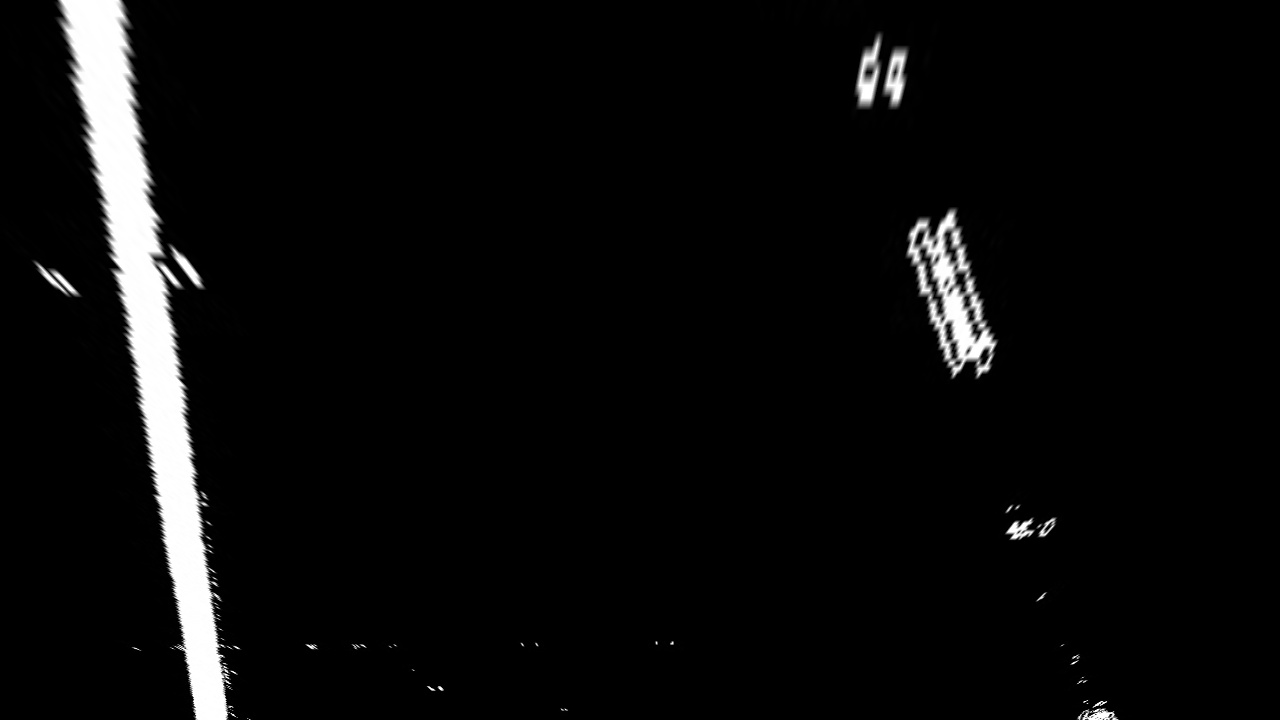
#> input picture output_images/transformed_lane_images/straight_lines1.jpg, 1280 x 720 px; its folder holds only this picture in this run
$ python histogram.py
#> lines starting #> are read from the running program, lines starting #| are printed output that depends on the picture
import glob
import os

import cv2
import matplotlib.image as mpimg
import matplotlib.pyplot as plt
import numpy as np


def read_image(file):
    return mpimg.imread(file)
#> returned value is the input picture: shape (720, 1280, 3); min 0, max 255, mean 11.2


def hist(img):
    # Grab only the bottom half of the image
    # Lane lines are likely to be mostly vertical nearest to the car
    bottom_half = img[img.shape[0] // 2:, :]

    # Sum across image pixels vertically - make sure to set an `axis`
    # i.e. the highest areas of vertical lines should be larger values
    histogram = np.sum(bottom_half, axis=0)

    return histogram


lane_images = glob.glob('output_images/transformed_lane_images/*.jpg')

output_path_plots = "tmp/histogram_lane_lines"
if not os.path.exists(output_path_plots):
    os.makedirs(output_path_plots)

for lane_image in lane_images:
    # `mpimg.imread` will load .jpg as 0-255, so normalize back to 0-1
    img = cv2.cvtColor(read_image(lane_image), cv2.COLOR_BGR2GRAY)

    # %%
    img_x, img_y = img.shape[1], img.shape[0]
#> img_x = 1280; img_y = 720

    # Create histogram of image binary activations
    histogram = hist(img)
#> in hist, `bottom_half = img[img.shape[0] // 2:, :]`:
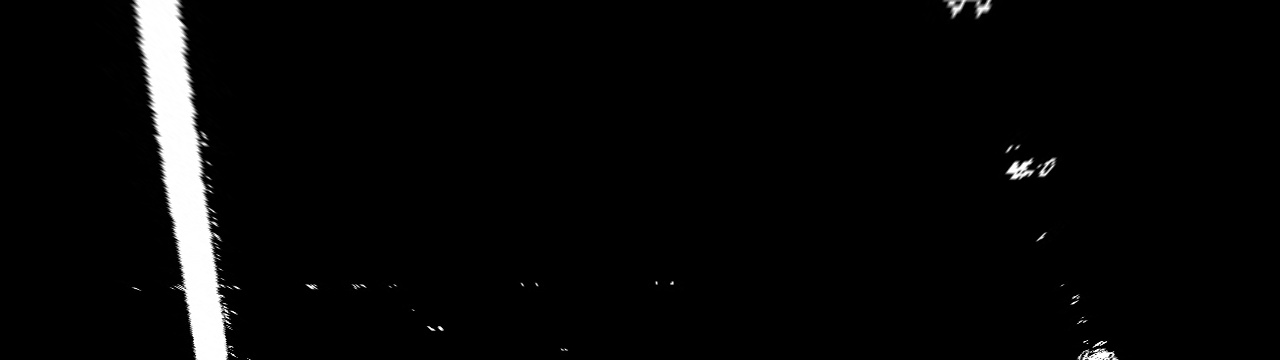
#> bottom_half: shape (360, 1280); min 0, max 255, mean 8.4
#> in hist, `histogram = np.sum(bottom_half, axis=0)`: histogram = 1280 values, max 63603 at index 181, min 0 at index 0, mean 3019.5

    f, (ax1, ax2) = plt.subplots(1, 2, figsize=(24, 9))
    f.tight_layout()
    ax1.imshow(img)
    # ax1.set_title('Original Image', fontsize=50)
    # ax2.plot(histogram)
    # ax2.set_title('Thresholded Gradient', fontsize=50)
#> (the run stopped early here; a loop or call above may not have finished)

$ run again, on output_images/transformed_lane_images/test3.jpg
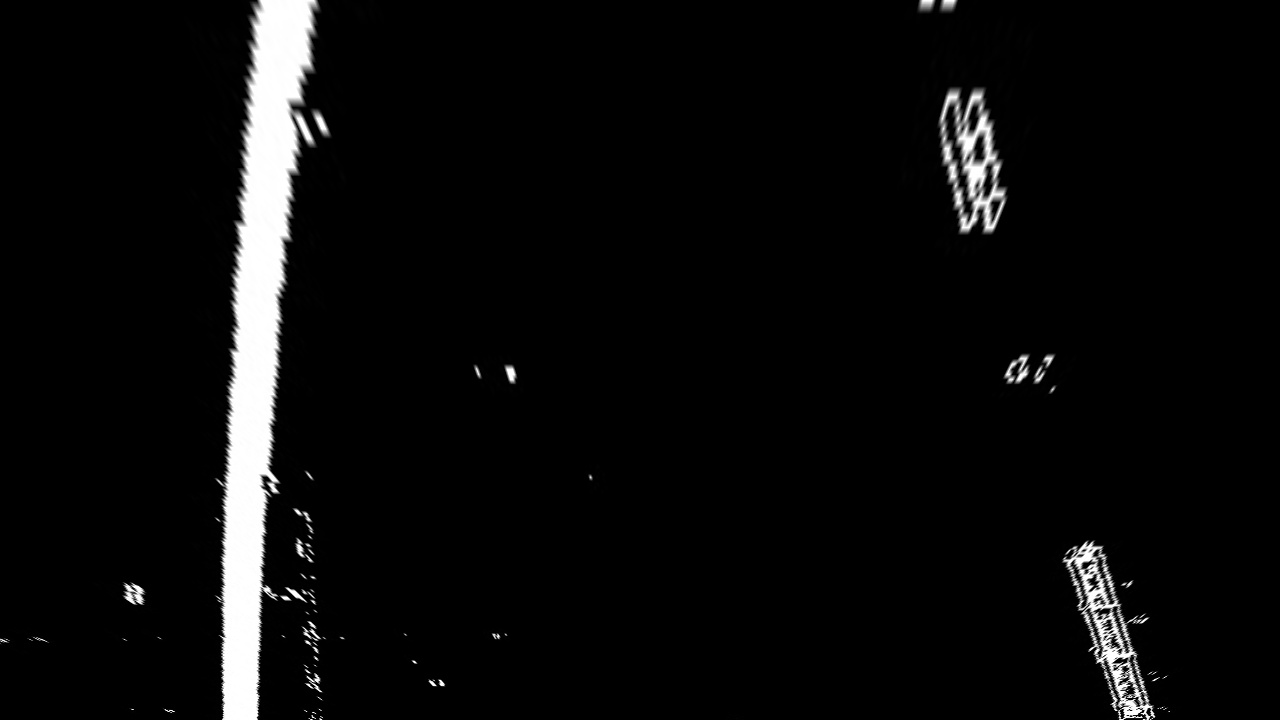
#> input picture output_images/transformed_lane_images/test3.jpg, 1280 x 720 px
#> in read_image, returned value is the input picture: shape (720, 1280, 3); min 0, max 255, mean 11.6
#> in hist, `bottom_half = img[img.shape[0] // 2:, :]`:
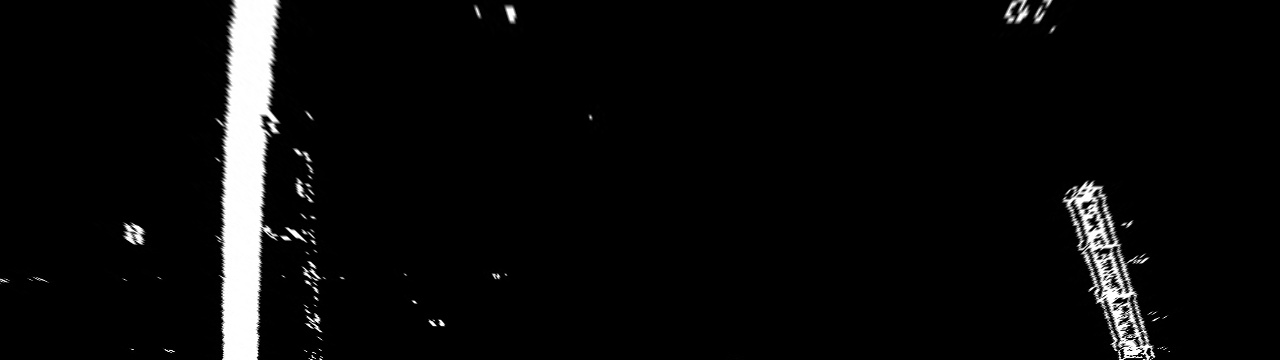
#> bottom_half: shape (360, 1280); min 0, max 255, mean 11.1
#> in hist, `histogram = np.sum(bottom_half, axis=0)`: histogram = 1280 values, max 91625 at index 244, min 0 at index 56, mean 3985

$ run again, on output_images/transformed_lane_images/test4.jpg
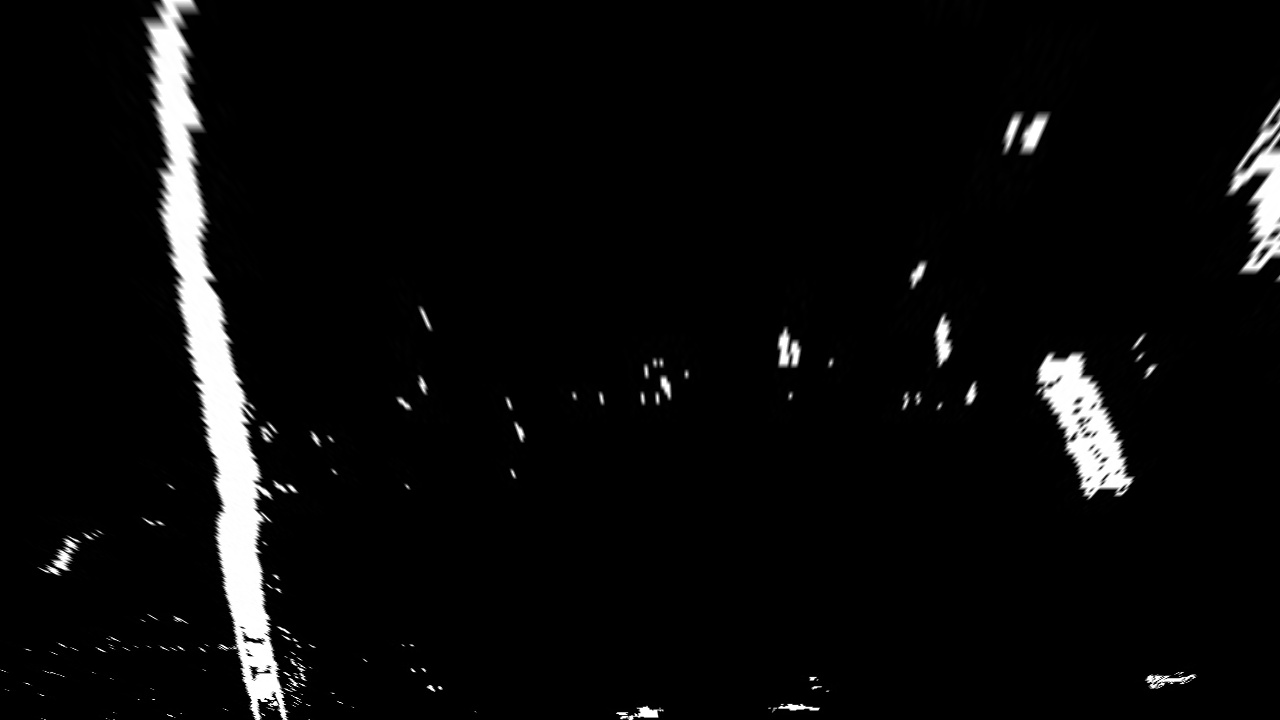
#> input picture output_images/transformed_lane_images/test4.jpg, 1280 x 720 px
#> in read_image, returned value is the input picture: shape (720, 1280, 3); min 0, max 255, mean 11.1
#> in hist, `bottom_half = img[img.shape[0] // 2:, :]`:
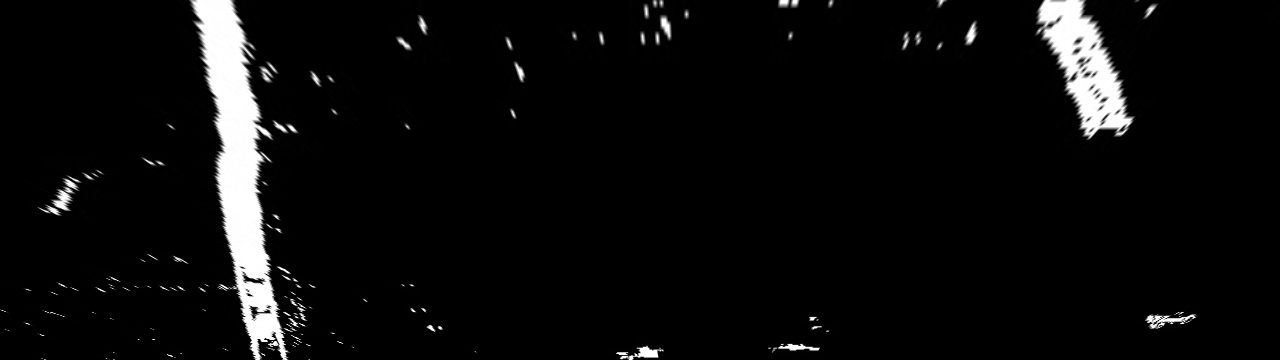
#> bottom_half: shape (360, 1280); min 0, max 255, mean 12.4
#> in hist, `histogram = np.sum(bottom_half, axis=0)`: histogram = 1280 values, max 69538 at index 240, min 0 at index 368, mean 4463.6

$ run again, on output_images/transformed_lane_images/test5.jpg
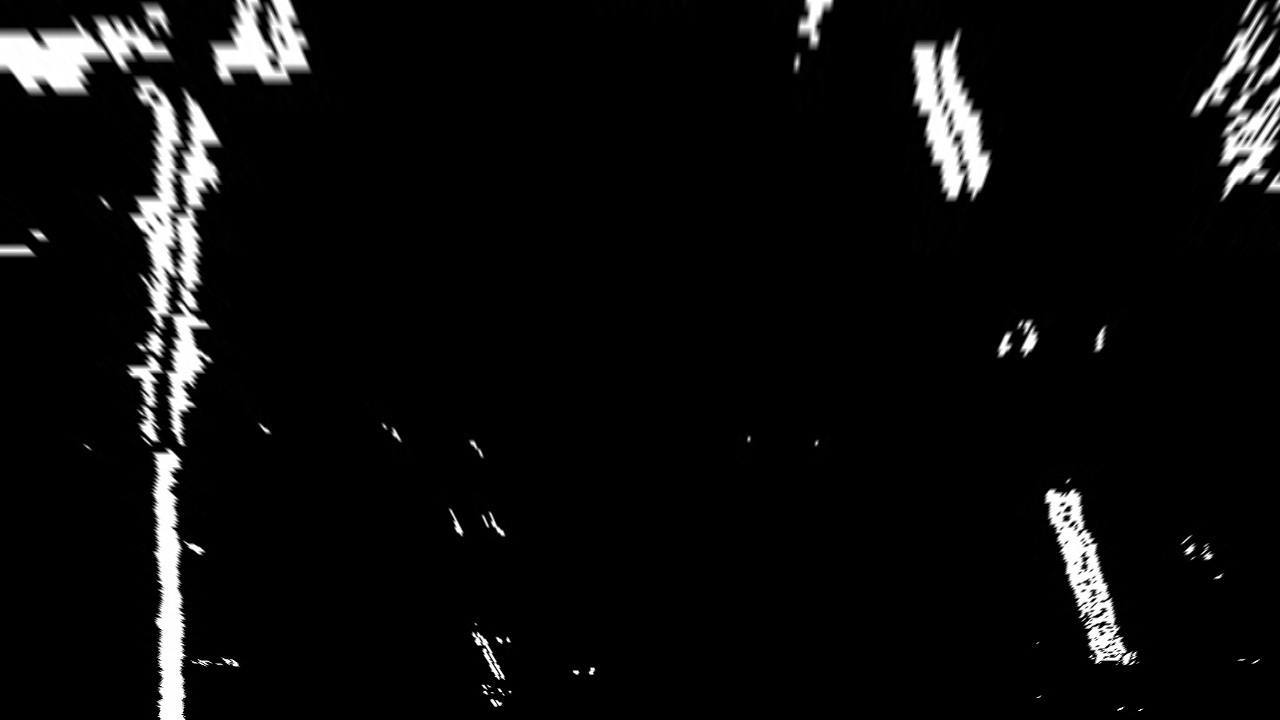
#> input picture output_images/transformed_lane_images/test5.jpg, 1280 x 720 px
#> in read_image, returned value is the input picture: shape (720, 1280, 3); min 0, max 255, mean 13.5
#> in hist, `bottom_half = img[img.shape[0] // 2:, :]`:
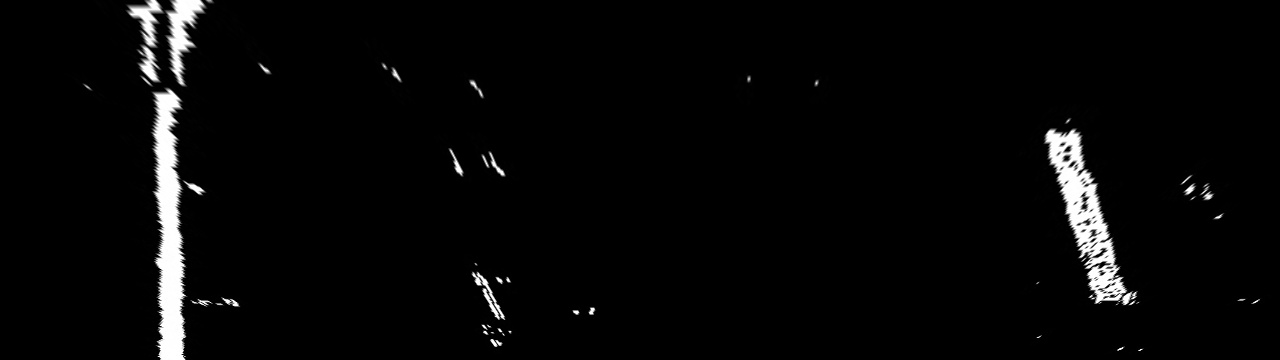
#> bottom_half: shape (360, 1280); min 0, max 255, mean 7.9
#> in hist, `histogram = np.sum(bottom_half, axis=0)`: histogram = 1280 values, max 77388 at index 173, min 0 at index 0, mean 2829.7

$ run again, on output_images/transformed_lane_images/straight_lines2.jpg
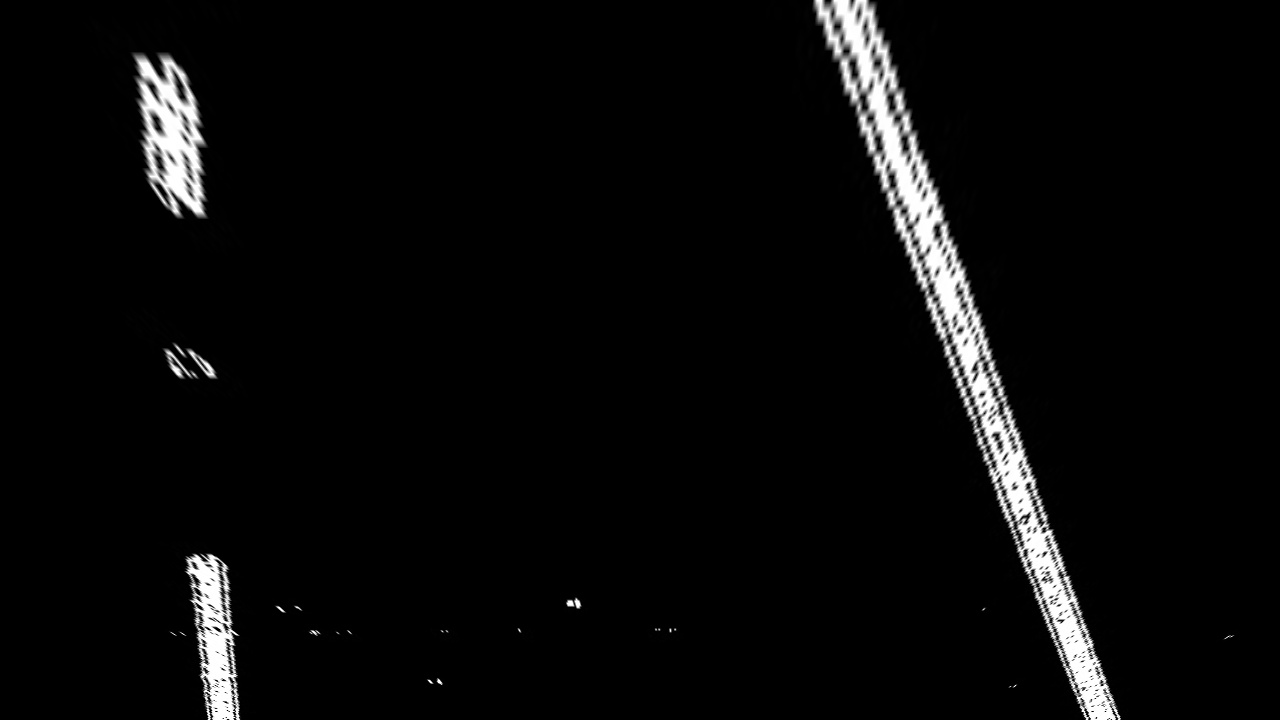
#> input picture output_images/transformed_lane_images/straight_lines2.jpg, 1280 x 720 px
#> in read_image, returned value is the input picture: shape (720, 1280, 3); min 0, max 255, mean 10
#> in hist, `bottom_half = img[img.shape[0] // 2:, :]`:
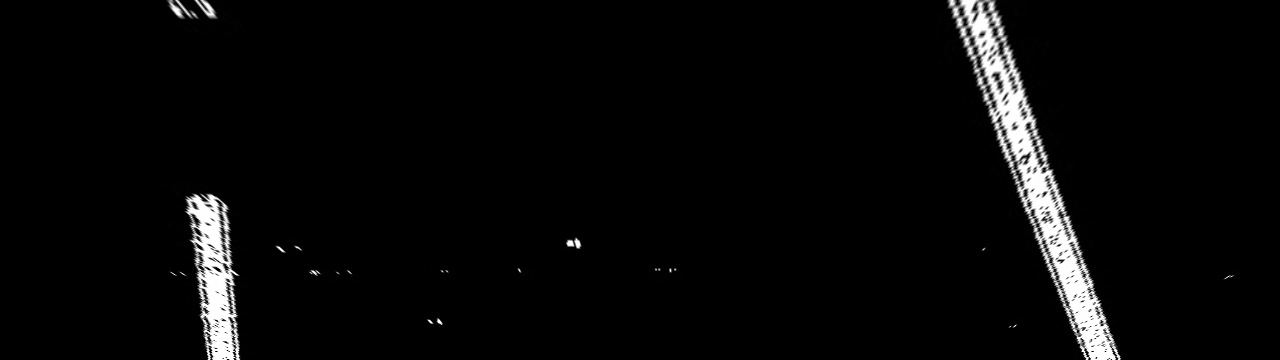
#> bottom_half: shape (360, 1280); min 0, max 255, mean 8.9
#> in hist, `histogram = np.sum(bottom_half, axis=0)`: histogram = 1280 values, max 40817 at index 213, min 0 at index 0, mean 3206.5
